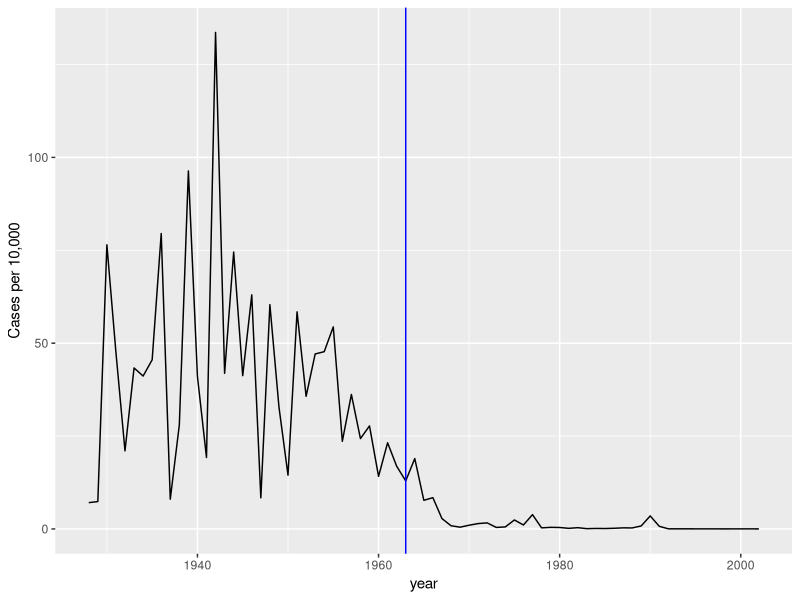
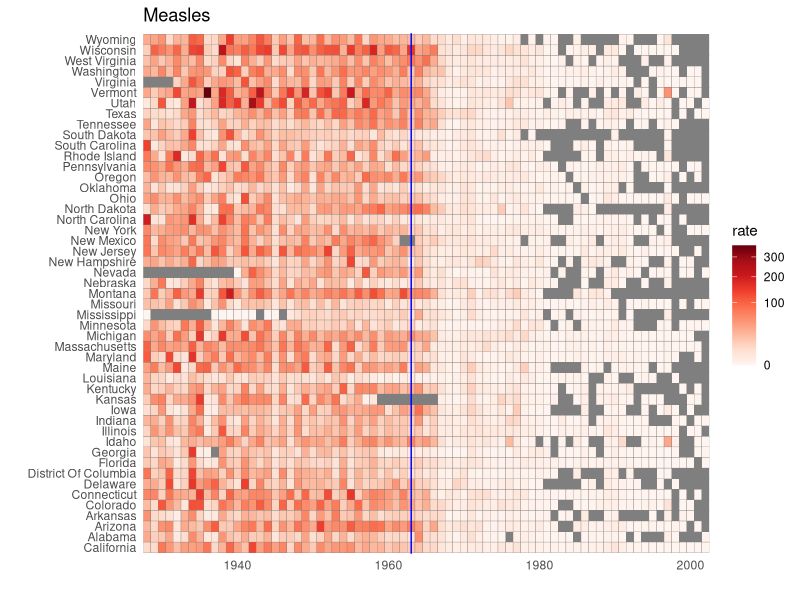

These charts were generated, in order, by the following R code:
## ---- chunk 1
library(dslabs)
data("us_contagious_diseases")
str(us_contagious_diseases)
#Show the data structure

## ---- chunk 2
library(tidyverse)
library(dslabs)
data("us_contagious_diseases")
the_disease <-"Measles"
dat <- us_contagious_diseases %>%
  filter(!state %in% c("Hawaii" , "Alaska") & disease == the_disease) %>% #were not states through the entire reporting period
  mutate(rate = count /population*10000 * 52/weeks_reporting) %>%
  mutate(state = reorder(state, rate))

# Now plot california disease rates
dat %>% filter(state == "California" & !is.na(rate)) %>%
  ggplot(aes(year, rate)) +
  geom_line() +
  ylab("Cases per 10,000") +
  geom_vline(xintercept = 1963 , col = "blue")
#Phase change line was added in 1963 because of the introduction of the measles vaccine

## ---- chunk 3
dat %>% ggplot(aes(year , state, fill= rate)) +
  geom_tile(color = "grey50") +
  scale_x_continuous(expand = c(0,0)) +
  scale_fill_gradientn(colors = RColorBrewer::brewer.pal(9,"Reds") , trans = "sqrt") +
  geom_vline(xintercept = 1963, col = "blue") +
  theme_minimal() +
  theme(panel.grid = element_blank()) +
  ggtitle(the_disease) +
  ylab("") +
  xlab("")


  
  
